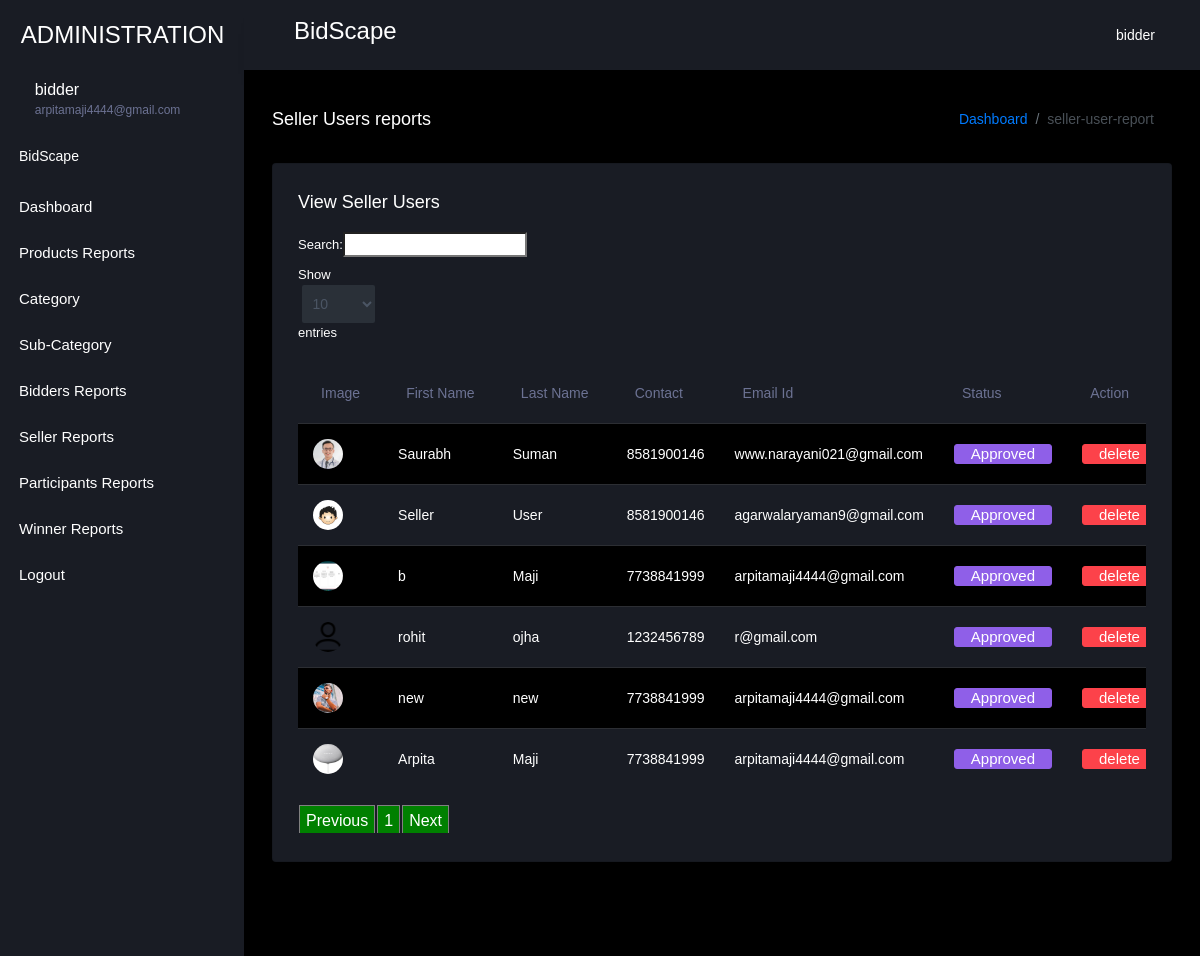
The page /view_seller_user/ (signed in) on the database its author committed.
### bid_app/models.py (models this page shows, shortened)
class AuctionUser(models.Model):
    user = models.ForeignKey(User,on_delete=models.CASCADE,null=True, blank=True)
    dob = models.DateField(null=True, blank=True)
    address = models.CharField(max_length=100,null=True, blank=True)
    contact = models.CharField(max_length=10,null=True, blank=True)
    image = models.FileField(null=True, blank=True)
    user_type = models.CharField(max_length=100,null=True, blank=True)
    status = models.CharField(max_length=100,null=True, blank=True, default="pending")
    membership = models.ForeignKey(Member_fee,on_delete=models.CASCADE,null=True, blank=True)
    created = models.DateTimeField(auto_now_add=True)
    adhar_card = models.FileField(null=True, blank=True)
    pan_card = models.FileField(null=True, blank=True)
    bank_statement = models.FileField(null=True, blank=True)
    adhar_number = models.CharField(max_length=100,null=True, blank=True)
    pan_number = models.CharField(max_length=100,null=True, blank=True)
    account_number = models.CharField(max_length=100,null=True, blank=True)
    agree = models.BooleanField(null=True, blank=True)
    email_verification = models.BooleanField(null=True, blank=True)
    otp = models.CharField(max_length=100,null=True, blank=True)

### bid_app/views.py (the view)
# urls.py: path('view_seller_user/', view_seller_user, name="view_seller_user"),
def view_seller_user(request):
    if not request.user.is_authenticated:
        return redirect('loginadmin')
    pro = AuctionUser.objects.filter(user_type='Seller')
    d = {'user':pro}
    return render(request,'administration/view_seller_user.html',d)

### bid_app/templates/administration/view_seller_user.html (shortened to what this page needs)
{% extends 'administration/index.html' %}
{% load static %}
{% block body %}
<link rel = stylesheet href="https://cdn.datatables.net/1.10.23/css/dataTables.bootstrap.min.css">
<div class="main-panel">
    <div class="content-wrapper">
      <div class="page-header">
        <h3 class="page-title"> Seller Users reports </h3>
        <nav aria-label="breadcrumb">
          <ol class="breadcrumb">
            <li class="breadcrumb-item"><a href="#">Dashboard</a></li>
            <li class="breadcrumb-item active" aria-current="page">seller-user-report</li>
          </ol>
        </nav>
      </div>
      <div class="row">
        <div class="col-lg-12 grid-margin stretch-card">
          <div class="card">
            <div class="card-body">
              <h4 class="card-title">View Seller Users</h4>
              <div class="table-responsive">
                <table class="table table-striped" id="example">
                  <thead>
                    <tr>
                        <th>Image</th>
                        <th>First Name</th>
                        <th>Last Name</th>
                          <th>Contact</th>
                        <th>Email Id</th>
                        <th>Status</th>
                        <th>Action</th>
                      </tr>
                      </thead>
                       <tbody>
                        {% for i in user %}
                      <tr>
                        <td><img src="{{i.image.url}}"></td>
                        <td>{{i.user.first_name}}</td>
                        <td>{{i.user.last_name}}</td>
                          <td>{{i.contact}}</td>
                          <td>{{i.user.email}}</td>
                        <td><a href="{% url 'change_user_status' i.id %}" onclick="return confirm('Are you sure to change status?')"><button class="btn btn-info">{{i.status}}</button></a></td>
                        <td>
                          <a href="{% url 'delete_user' i.user.id %}" onclick="return confirm('Are you sure?')"><button class="btn btn-danger">delete</button></a>
                        </td>
                      </tr>
                        {% empty %}
                    <tr>
                      <td>Data Not Found</td>
                    </tr>
                        {% endfor %}
                        </tbody>
                </table>
              </div>
            </div>
          </div>
        </div>
      </div>
    </div>
{% endblock %}

### bid_app/templates/administration/index.html (shortened to what this page needs)
<!DOCTYPE html>
{% load static %}
<html lang="en">
  <head>
    <link rel="stylesheet" href="{% static 'administration/assets/vendors/mdi/css/materialdesignicons.min.css' %}">
    <link rel="stylesheet" href="{% static 'administration/assets/vendors/css/vendor.bundle.base.css' %}">
    <link rel="stylesheet" href="{% static 'administration/assets/vendors/jvectormap/jquery-jvectormap.css' %}">
    <link rel="stylesheet" href="{% static 'administration/assets/vendors/flag-icon-css/css/flag-icon.min.css' %}">
    <link rel="stylesheet" href="{% static 'administration/assets/vendors/owl-carousel-2/owl.carousel.min.css' %}">
    <link rel="stylesheet" href="{% static 'administration/assets/vendors/owl-carousel-2/owl.theme.default.min.css' %}">
    <link rel="stylesheet" href="{% static 'administration/assets/css/style.css' %}">
  </head>
  <body>
    <div class="container-scroller">
      <nav class="sidebar sidebar-offcanvas" id="sidebar">
        <div class="sidebar-brand-wrapper d-none d-lg-flex align-items-center justify-content-center fixed-top">
          <a class="sidebar-brand brand-logo" href="#" style="color:white">ADMINISTRATION</a>
        </div>
        <ul class="nav">
          <li class="nav-item profile">
            <div class="profile-desc">
              <div class="profile-pic">
                <div class="profile-name">
                  <h5 class="mb-0 font-weight-normal">{{request.user.username}}</h5>
                  <span>{{request.user.email}}</span>
                </div>
              </div>
              <a href="#" id="profile-dropdown" data-toggle="dropdown"><i class="mdi mdi-dots-vertical"></i></a>
            </div>
          </li>
          <li class="nav-item nav-category">
            <span class="nav-link" style="color:white;">BidScape</span>
          </li>
          <li class="nav-item menu-items">
            <a class="nav-link" href="/admin-home">
              <span class="menu-title" style="color:white;">Dashboard</span>
            </a>
          </li>
          <li class="nav-item menu-items">
            <a class="nav-link" href="/admin_view_product">
              <span class="menu-title"style="color:white;">Products Reports</span>
            </a>
          </li>
          <li class="nav-item menu-items">
            <a class="nav-link" data-toggle="collapse" href="#ui-basic-1" aria-expanded="false" aria-controls="ui-basic">
              <span class="menu-title" style="color:white;">Category</span>
              <i class="menu-arrow"></i>
            </a>
          </li>
          <li class="nav-item menu-items">
            <a class="nav-link" data-toggle="collapse" href="#ui-basic-2" aria-expanded="false" aria-controls="ui-basic">
              <span class="menu-title" style="color:white;">Sub-Category</span>
              <i class="menu-arrow"></i>
            </a>
          </li>
          <li class="nav-item menu-items">
            <a class="nav-link" href="/view_buyer_user">
              <span class="menu-title" style="color:white;">Bidders Reports</span>
            </a>
          </li>
          <li class="nav-item menu-items">
            <a class="nav-link" href="/view_seller_user">
              <span class="menu-title" style="color:white;">Seller Reports</span>
            </a>
          </li>
          <li class="nav-item menu-items">
            <a class="nav-link" href="/view_participants">
              <span class="menu-title" style="color:white;">Participants Reports</span>
            </a>
          </li>
          <li class="nav-item menu-items">
            <a class="nav-link" href="/view_winner">
              <span class="menu-title" style="color:white;">Winner Reports</span>
            </a>
          </li>
          <li class="nav-item menu-items">
            <a class="nav-link" href="/logout">
              <span class="menu-title" style="color:white;">Logout</span>
            </a>
          </li>
        </ul>
      </nav>
      <div class="container-fluid page-body-wrapper">
        <nav class="navbar p-0 fixed-top d-flex flex-row">
          <div class="navbar-menu-wrapper flex-grow d-flex align-items-stretch">
            <button class="navbar-toggler navbar-toggler align-self-center" type="button" data-toggle="minimize">
              <span class="mdi mdi-menu"></span>
            </button>
            <ul class="navbar-nav w-100">
              <li class="nav-item w-100">
                <h3>BidScape</h3>
              </li>
            </ul>
            <ul class="navbar-nav navbar-nav-right">
              <li class="nav-item dropdown">
                <a class="nav-link" id="profileDropdown" href="#" data-toggle="dropdown">
                  <div class="navbar-profile">
                    <p class="mb-0 d-none d-sm-block navbar-profile-name">{{request.user.username}}</p>
                    <i class="mdi mdi-menu-down d-none d-sm-block"></i>
                  </div>
                </a>
              </li>
            </ul>
          </div>
        </nav>
        {% block body %}{% endblock %}
          <footer class="footer">
          </footer>
        </div>
      </div>
    </div>
  </body>
</html>

### rows shown on the page
AuctionUser: image (picture), user.first_name "Saurabh", user.last_name "Suman", contact "8581900146", user.email "www.narayani021@gmail.com", status "Approved"
AuctionUser: image (picture), user.first_name "Seller", user.last_name "User", contact "8581900146", user.email "agarwalaryaman9@gmail.com", status "Approved"
AuctionUser: image (picture), user.first_name "b", user.last_name "Maji", contact "7738841999", user.email "arpitamaji4444@gmail.com", status "Approved"
AuctionUser: image (placeholder picture), user.first_name "rohit", user.last_name "ojha", contact "1232456789", user.email "r@gmail.com", status "Approved"
AuctionUser: image (picture), user.first_name "new", user.last_name "new", contact "7738841999", user.email "arpitamaji4444@gmail.com", status "Approved"
AuctionUser: image (picture), user.first_name "Arpita", user.last_name "Maji", contact "7738841999", user.email "arpitamaji4444@gmail.com", status "Approved"

### other values the page prints
{{ request.user.username }} "bidder"
{{ request.user.email }} "arpitamaji4444@gmail.com"
